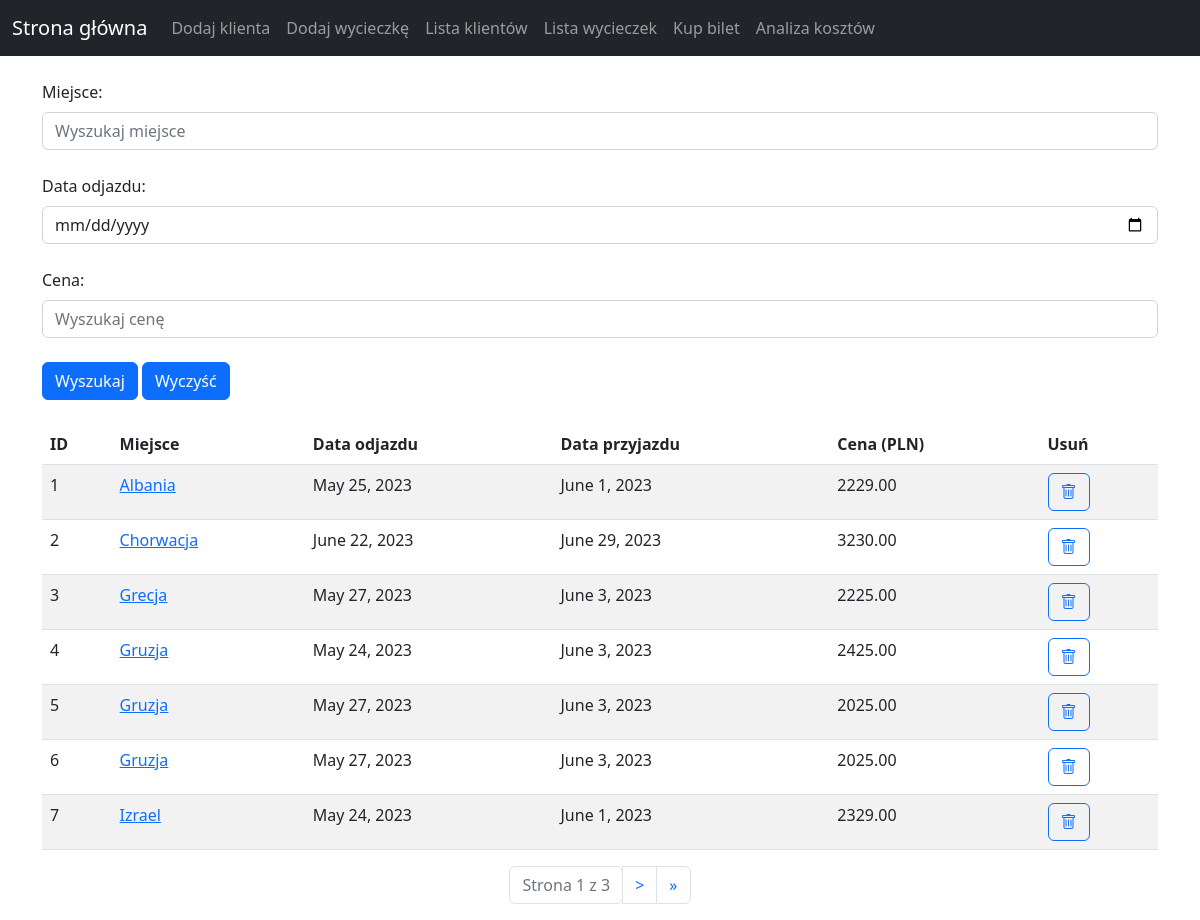
Screenshot of /project/list-trips with the database file from the repository.
### project/models.py (models this page shows, shortened)
class Trip(models.Model):
    tripname = models.CharField(max_length=200)
    description = models.TextField(max_length=1000)
    date_1 = models.DateField(blank=True, null=True)
    date_2 = models.DateField(blank=True, null=True)
    price = models.DecimalField(max_digits=10, decimal_places=2)
    image = models.ImageField(null = True, blank = True, upload_to="images/")

### project/views.py (the view)
# urls.py: path('list-trips', views.list_trips, name='list_trips'),
def list_trips(request):
    trip_list = Trip.objects.all().order_by('tripname')
    formularz_wyszukiwania = TripFilterForm(request.GET)
    if formularz_wyszukiwania.is_valid():
        cd = formularz_wyszukiwania.cleaned_data
        if cd['tripname']:
            trip_list=trip_list.filter(tripname__startswith=cd['tripname'])
        if cd['date']:
            trip_list = trip_list.filter(date=cd['date'])
        if cd['price']:
            trip_list = trip_list.filter(price=cd['price'])
    paginator = Paginator(trip_list, 7)
    strona = request.GET.get('strona',1)
    return render(request, 'project/list_trips.html', {'paginator':paginator, 'trip_site':paginator.get_page(strona), 'formularz_wyszukiwania':formularz_wyszukiwania})

### project/forms.py
class TripFilterForm(forms.Form):
    tripname = forms.CharField(label='Name', required = False)
    date = forms.DateField(label='Date', required = False)
    price = forms.DecimalField(label='Price', required=False)
    def __init__(self, *args, **kwargs):
        super(TripFilterForm, self).__init__(*args, **kwargs)
        for visible in self.visible_fields():
            visible.field.widget.attrs['class'] = 'form-control'

### project/templates/project/list_trips.html (shortened to what this page needs)
{% extends 'project/base_generic.html' %}
{% block content %}
<!DOCTYPE html>
<html lang="en">
<head>
    <link href="https://cdn.jsdelivr.net/npm/bootstrap@5.2.3/dist/css/bootstrap.min.css" rel="stylesheet">
</head>
<body>
    <div class="container">
        <form action="" method="get">{% csrf_token %}
        <div class="mb-3">
  <label for="Name" class="form-label">Miejsce:</label><br>
  <input type="text" class="form-control" name="tripname" placeholder="Wyszukaj miejsce"><br>
            <div class="mb-3">
  <label for="Date_1" class="form-label">Data odjazdu:</label><br>
  <input type="date" class="form-control" name="date_1" placeholder="Wyszukaj datę"><br>
                <div class="mb-3">
          <label for="Price" class="form-label">Cena:</label><br>
  <input type="number" class="form-control" name="price" placeholder="Wyszukaj cenę"><br>
  <input type="submit" class="btn btn-primary" value="Wyszukaj">
  <input type="reset" class="btn btn-primary"  value="Wyczyść">
                    <br><br>
    </form>
    <div id="result-outlet-container">
        <table class="table table-striped">
            <thead>
            <tr>
                <th scope="col">ID</th>
                <th scope="col">Miejsce</th>
                <th scope="col">Data odjazdu</th>
                <th scope="col">Data przyjazdu</th>
                <th scope="col">Cena (PLN)</th>
                <th scope="col">Usuń</th>
            </tr>
            </thead>
            <tbody>
            {% if trip_site|length == 0 %}
            <tr>
                <td>No results found</td>
            </tr>
            {% else %}
            {% for t in trip_site %}
            <tr>
                <td> {{ forloop.counter }}</td>
                <td>
                    <a href="{% url 'show-trip' t.id %}">{{ t.tripname }}</a>
                </td>
                <td>{{ t.date_1 }}</td>
                <td>{{ t.date_2 }}</td>
                <td>{{ t.price }}</td>
                <td>
                    <a href="{% url 'delete-event' t.id %}" class = "btn btn-outline-primary"><i
                            class="bi bi-trash"></i></a>
                </td>
            </tr>
            {% endfor %}
            </tbody>
        </table>
        <nav aria-label="Page navigation example">
          <ul class="pagination justify-content-center" >
        <span class = "current">
            <li class="page-item disabled"><a href="#" class = "page-link">Strona {{ trip_site.number }} z {{ trip_site.paginator.num_pages }}</a></li>
        </span>
        {% if trip_site.has_next %}
            <li class="page-item"><a class="page-link" href="?strona={{ trip_site.next_page_number }}">&gt;</a></li>
            <li class="page-item"><a class="page-link" href="?strona={{ trip_site.paginator.num_pages }}"> &raquo;</a></li>
            {% endif %}
{% endif %}
          </ul>
        </nav>
</body>
</html>
{% endblock %}

### rows the page displays
Trip: tripname "Albania", date_1 "May 25, 2023", date_2 "June 1, 2023", price "2229.00"
Trip: tripname "Chorwacja", date_1 "June 22, 2023", date_2 "June 29, 2023", price "3230.00"
Trip: tripname "Grecja", date_1 "May 27, 2023", date_2 "June 3, 2023", price "2225.00"
Trip: tripname "Gruzja", date_1 "May 24, 2023", date_2 "June 3, 2023", price "2425.00"
Trip: tripname "Gruzja", date_1 "May 27, 2023", date_2 "June 3, 2023", price "2025.00"
Trip: tripname "Gruzja", date_1 "May 27, 2023", date_2 "June 3, 2023", price "2025.00"
Trip: tripname "Izrael", date_1 "May 24, 2023", date_2 "June 1, 2023", price "2329.00"

### other values shown
{{ trip_site.number }} "1"
{{ trip_site.paginator.num_pages }} "3"
